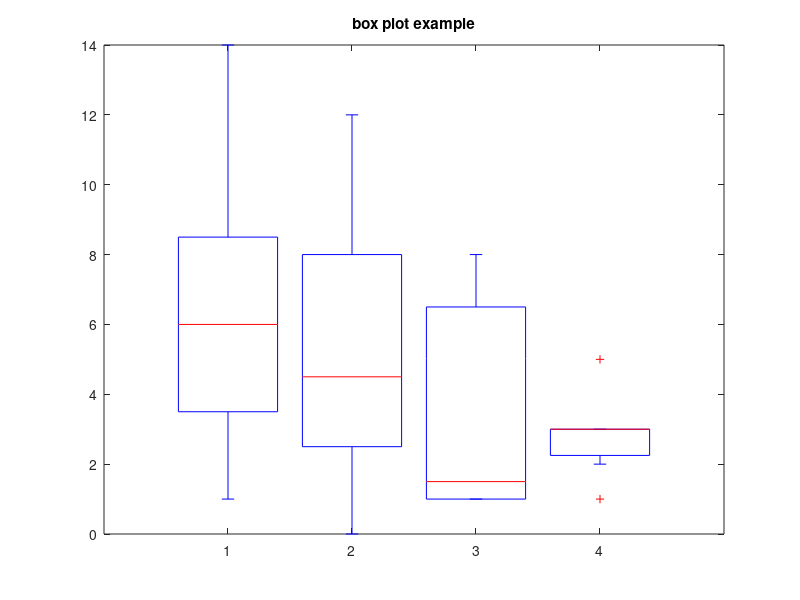

Write the MATLAB code that produced this figure.
%Example of box plots

data=[1 5 8 3;
      3 2 1 5;
      5 4 8 1;
      9 12 1 3;
      14 0 2 2;
      7 9 1 3];
  
median(data) %median of each column
mean(data)  %mean of each column 
std (data)  % standard deviation of each column

figure(1)
boxplot(data)
title('box plot example')
  
